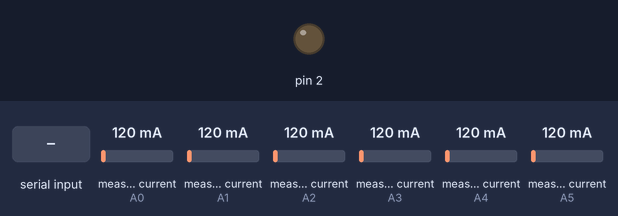
Bench run of a sketch on a simulated Arduino Uno, built with avr-gcc and run on an emulated ATmega328P. On the bench: output pins drawn as LEDs (lit = HIGH). The inputs (shaded band) are chosen by the test bench; at power-on: measured current (sensors on A0, A1, A2, A3, A4, A5) 120 mA. What the sketch prints to the serial monitor is not drawn.

Above: at 0.8 s.
1.1 s: "1" received over Serial
At 2.3 s:
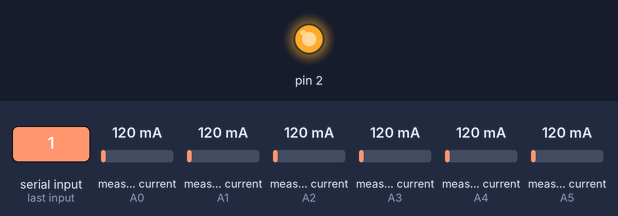
Timing chart, 0 to 4.1 s (numbered marks = the images above; inputs shaded):
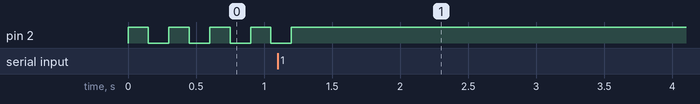

Measured:
- after the input at 1.1 s, pin 2: goes on until 1.2 s, then stays HIGH

The sketch:

ctx6.ino
```cpp
#include <EmonLib.h>

double in0, in1, in2, in3, in4, in5;

EnergyMonitor e0, e1, e2, e3, e4, e5;

void setup()
{
  Serial.begin(19200);
  while(!Serial) {
    delay(25);
  }
  // Indicator light
  pinMode(2, OUTPUT);

  while (Serial.available() <= 0) {
    digitalWrite(2, HIGH);
    Serial.print('A');   // send a capital A
    delay(150);
    digitalWrite(2, LOW);
    delay(150);
  }
  // safe values
  in0 = in1 = in2 = in3 = in4 = in5 = 0;
  // setup emon
  e0.current(A0, 111.1);
  e1.current(A1, 111.1);
  e2.current(A2, 111.1);
  e3.current(A3, 111.1);
  e4.current(A4, 111.1);
  e5.current(A5, 111.1);

  // Indicate on & booted
  digitalWrite(2, HIGH);

}

void loop()
{
  char inbyte;
  // read the energy
  in0 = 230 * e0.calcIrms(1480);
  in1 = 230 * e1.calcIrms(1480);
  in2 = 230 * e2.calcIrms(1480);
  in3 = 230 * e3.calcIrms(1480);
  in4 = 230 * e4.calcIrms(1480);
  in5 = 230 * e5.calcIrms(1480);

  // if we get a valid byte, read analog ins
  if (Serial.available() > 0) {
    digitalWrite(2, LOW);
    // consume incoming byte:
    inbyte = Serial.read();
    // print off the values

    Serial.print(in0);
    Serial.print(" ");
    Serial.print(in1);
    Serial.print(" ");
    Serial.print(in2);
    Serial.print(" ");
    Serial.print(in3);
    Serial.print(" ");
    Serial.print(in4);
    Serial.print(" ");
    Serial.print(in5);
    Serial.println("");
    digitalWrite(2, HIGH);
  }
}
```
